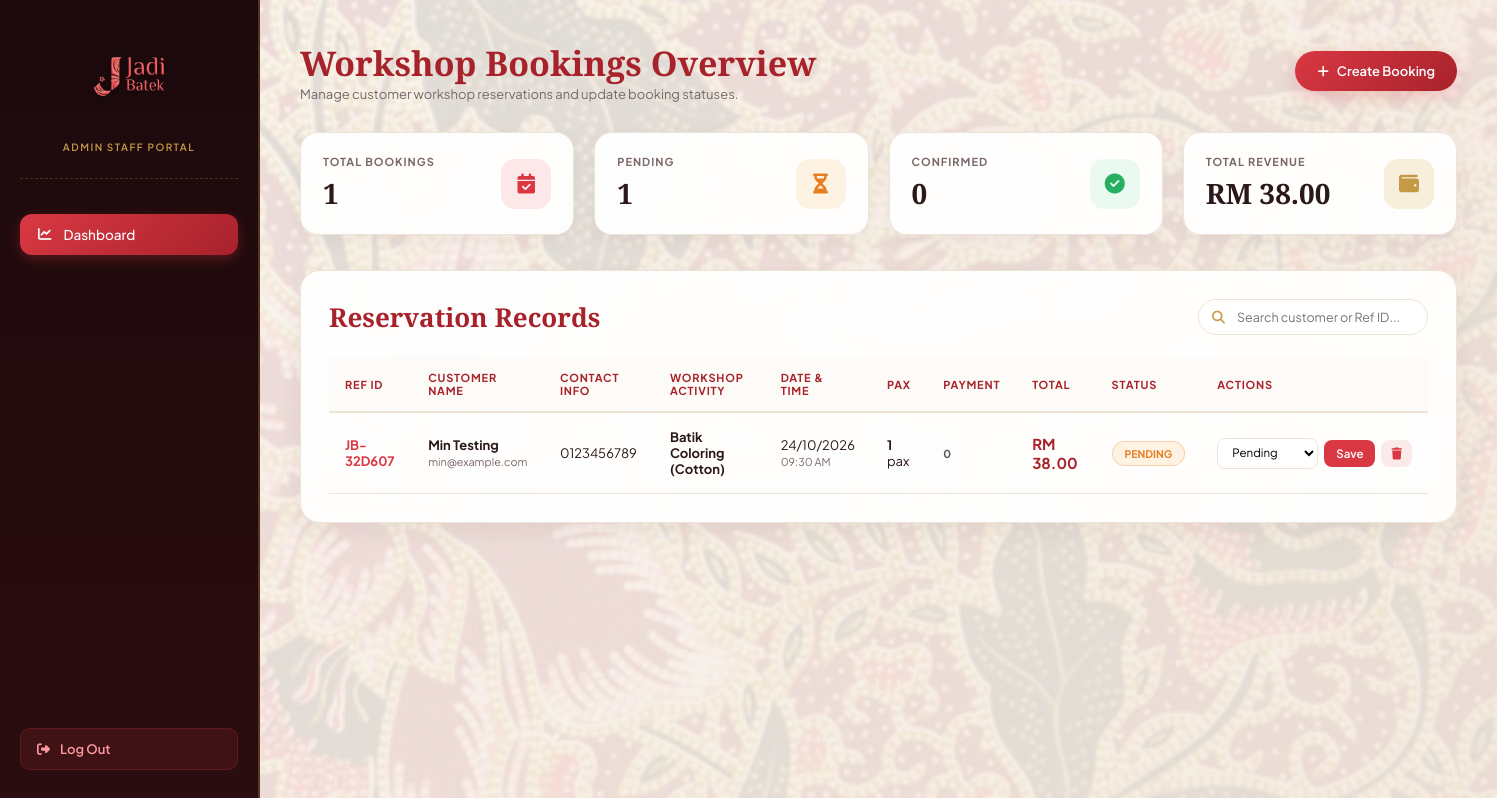
Page /admin-dashboard.php (signed in) on the committed database.
### tables this page shows
CREATE TABLE `bookings` (
  `id` int(11) NOT NULL,
  `booking_ref` varchar(20) NOT NULL,
  `full_name` varchar(150) NOT NULL,
  `email` varchar(100) NOT NULL,
  `phone` varchar(30) NOT NULL,
  `activity_name` varchar(150) NOT NULL,
  `booking_date` date NOT NULL,
  `booking_time` varchar(20) NOT NULL,
  `pax_count` int(11) NOT NULL DEFAULT 1,
  `payment_method` varchar(50) NOT NULL,
  `total_amount` decimal(10,2) NOT NULL,
  `status` enum('Pending','Confirmed','Cancelled') NOT NULL DEFAULT 'Pending',
  `created_at` timestamp NOT NULL DEFAULT current_timestamp()
);

### admin-dashboard.php (the view, shortened to what this page needs)
<?php
require_once 'db.php';
$total_bookings  = mysqli_fetch_assoc(mysqli_query($conn, "SELECT COUNT(*) AS total FROM bookings"))['total'] ?? 0;
$pending_count   = mysqli_fetch_assoc(mysqli_query($conn, "SELECT COUNT(*) AS total FROM bookings WHERE status = 'Pending'"))['total'] ?? 0;
$confirmed_count = mysqli_fetch_assoc(mysqli_query($conn, "SELECT COUNT(*) AS total FROM bookings WHERE status = 'Confirmed'"))['total'] ?? 0;
$total_revenue   = mysqli_fetch_assoc(mysqli_query($conn, "SELECT SUM(total_amount) AS revenue FROM bookings WHERE status != 'Cancelled'"))['revenue'] ?? 0;
$result = mysqli_query($conn, "SELECT * FROM bookings ORDER BY created_at DESC");
?>
<!DOCTYPE html>
<html lang="en">
<head>
    <link rel="stylesheet" href="https://cdnjs.cloudflare.com/ajax/libs/font-awesome/6.4.0/css/all.min.css">
</head>
<body>
    <div class="sidebar">
        <div>
            <div class="sidebar-brand">
                <img src="logo.png" alt="Jadi Batek Logo">
                <p>Admin Staff Portal</p>
            </div>
            <ul class="nav-menu">
                <li class="nav-item active">
                    <a href="admin-dashboard.php"><i class="fas fa-chart-line"></i> <span>Dashboard</span></a>
                </li>
            </ul>
        </div>
        <a href="admin-login.php" class="logout-btn">
            <i class="fas fa-sign-out-alt"></i> <span>Log Out</span>
        </a>
    </div>
    <div class="main-wrapper">
        <div class="top-bar">
            <div class="page-title">
                <h1>Workshop Bookings Overview</h1>
                <p>Manage customer workshop reservations and update booking statuses.</p>
            </div>
            <a href="booking.php" target="_blank" class="btn-create-booking">
                <i class="fas fa-plus"></i> Create Booking
            </a>
        </div>
        <div class="stats-grid">
            <div class="stat-card">
                <div class="stat-card-info">
                    <h4>Total Bookings</h4>
                    <p><?php echo $total_bookings; ?></p>
                </div>
                <div class="stat-icon icon-total"><i class="fas fa-calendar-check"></i></div>
            </div>
            <div class="stat-card">
                <div class="stat-card-info">
                    <h4>Pending</h4>
                    <p><?php echo $pending_count; ?></p>
                </div>
                <div class="stat-icon icon-pending"><i class="fas fa-hourglass-half"></i></div>
            </div>
            <div class="stat-card">
                <div class="stat-card-info">
                    <h4>Confirmed</h4>
                    <p><?php echo $confirmed_count; ?></p>
                </div>
                <div class="stat-icon icon-confirmed"><i class="fas fa-check-circle"></i></div>
            </div>
            <div class="stat-card">
                <div class="stat-card-info">
                    <h4>Total Revenue</h4>
                    <p>RM <?php echo number_format($total_revenue, 2); ?></p>
                </div>
                <div class="stat-icon icon-revenue"><i class="fas fa-wallet"></i></div>
            </div>
        </div>
        <div class="content-card">
            <div class="table-header-bar">
                <h3>Reservation Records</h3>
                <div class="search-box">
                    <i class="fas fa-search"></i>
                    <input type="text" id="searchInput" onkeyup="filterTable()" placeholder="Search customer or Ref ID...">
                </div>
            </div>
            <div style="overflow-x: auto;">
                <table id="bookingTable">
                    <thead>
                        <tr>
                            <th>Ref ID</th>
                            <th>Customer Name</th>
                            <th>Contact Info</th>
                            <th>Workshop Activity</th>
                            <th>Date & Time</th>
                            <th>Pax</th>
                            <th>Payment</th>
                            <th>Total</th>
                            <th>Status</th>
                            <th>Actions</th>
                        </tr>
                    </thead>
                    <tbody>
                        <?php if (mysqli_num_rows($result) > 0): ?>
                            <?php while ($row = mysqli_fetch_assoc($result)): ?>
                                <tr>
                                    <td><strong style="color: var(--brand-red);"><?php echo htmlspecialchars($row['booking_ref']); ?></strong></td>
                                    <td>
                                        <strong><?php echo htmlspecialchars($row['full_name']); ?></strong><br>
                                        <small style="color: var(--text-muted);"><?php echo htmlspecialchars($row['email']); ?></small>
                                    </td>
                                    <td><?php echo htmlspecialchars($row['phone']); ?></td>
                                    <td><strong><?php echo htmlspecialchars($row['activity_name']); ?></strong></td>
                                    <td>
                                        <?php echo date("d/m/Y", strtotime($row['booking_date'])); ?><br>
                                        <small style="color: var(--text-muted);"><?php echo htmlspecialchars($row['booking_time']); ?></small>
                                    </td>
                                    <td><strong><?php echo $row['pax_count']; ?></strong> pax</td>
                                    <td><span style="text-transform: uppercase; font-weight: 700; font-size: 11px; color: #555;"><?php echo htmlspecialchars($row['payment_method']); ?></span></td>
                                    <td><strong style="color: var(--brand-red-dark); font-size: 15px;">RM <?php echo number_format($row['total_amount'], 2); ?></strong></td>
                                    <td>
                                        <?php
                                        $statusClass = 'badge-pending';
                                        ?>
                                        <span class="badge <?php echo $statusClass; ?>"><?php echo $row['status']; ?></span>
                                    </td>
                                    <td>
                                        <form method="POST" style="display: flex; gap: 6px; align-items: center;">
                                            <select name="status" class="select-status">
                                                <option value="Pending" <?php if ($row['status'] == 'Pending') echo 'selected'; ?>>Pending</option>
                                            </select>
                                            <button type="submit" name="update_status" class="btn-save">Save</button>
                                            <a href="admin-dashboard.php?delete_id=<?php echo $row['id']; ?>" class="btn-delete" onclick="return confirm('Are you sure you want to delete this booking record?');">
                                                <i class="fas fa-trash"></i>
                                            </a>
                                        </form>
                                    </td>
                                </tr>
                            <?php endwhile; ?>
                        <?php endif; ?>
                    </tbody>
                </table>
            </div>
        </div>
    </div>
</body>
</html>

### rows in the picture
bookings: booking_ref "JB-32D607", full_name "Min Testing", email "min@example.com", phone "0123456789", activity_name "Batik Coloring (Cotton)", booking_date "24/10/2026", booking_time "09:30 AM", pax_count "1", payment_method "0", total_amount "38.00", status "PENDING", status "Pending"

### other values in the picture
$total_bookings "1"
$pending_count "1"
$confirmed_count "0"
$total_revenue "38.00"
